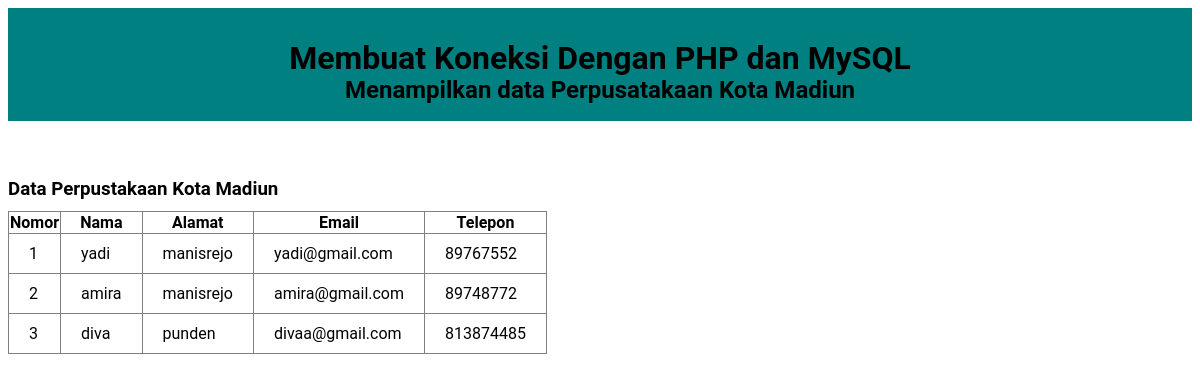
The app's page /Formulir_perpuskotamadiun/index.php with its own data.
### tables this page shows
CREATE TABLE `user` (
  `nomor` int(5) NOT NULL,
  `nama` varchar(100) DEFAULT NULL,
  `alamat` varchar(100) DEFAULT NULL,
  `email` varchar(100) DEFAULT NULL,
  `telepon` int(11) DEFAULT NULL
);

### Formulir_perpuskotamadiun/index.php (the view, shortened to what this page needs)
<!DOCTYPE html>
<html lang="en">
<head>
    <link rel="stylesheet" href="style.css">
</head>
<body>
    <div class="judul">
        <h1>Membuat Koneksi Dengan PHP dan MySQL</h1>
        <h2>Menampilkan data Perpusatakaan Kota Madiun</h2>
    </div>
    <br/>
    <br/>
    <h3>Data Perpustakaan Kota Madiun</h3>
    <table border="1" class="table">
        <tr>
            <th>Nomor</th>
            <th>Nama</th>
            <th>Alamat</th>
            <th>Email</th>
            <th>Telepon</th>
        </tr>
        <?php
        include "koneksi.php";
        $query_mysql = mysqli_query($form_perpus, "SELECT * FROM user") or die(mysqli_error($form_perpus));
        while ($data = mysqli_fetch_array($query_mysql)) {
        ?>
            <tr>
                <td><?php echo $data['nomor']; ?></td>
                <td><?php echo $data['nama']; ?></td>
                <td><?php echo $data['alamat']; ?></td>
                <td><?php echo $data['email']; ?></td>
                <td><?php echo $data['telepon']; ?></td>
            </tr>
        <?php
        }
        ?>
    </table>
</body>
</html>

### Formulir_perpuskotamadiun/style.css (style rules this page uses)
body { font-family: 'roboto'; color: #000; }
.judul { background: #008080; padding: 10px; text-align: center; }
.judul h1,h2,h3 { height: 15px; }
.table { border-collapse: collapse; }
table.table th th , table.table tr td { padding: 10px 20px; }

### records on screen
user: nomor "1", nama "yadi", alamat "manisrejo", email "yadi@gmail.com", telepon "89767552"
user: nomor "2", nama "amira", alamat "manisrejo", email "amira@gmail.com", telepon "89748772"
user: nomor "3", nama "diva", alamat "punden", email "divaa@gmail.com", telepon "813874485"
